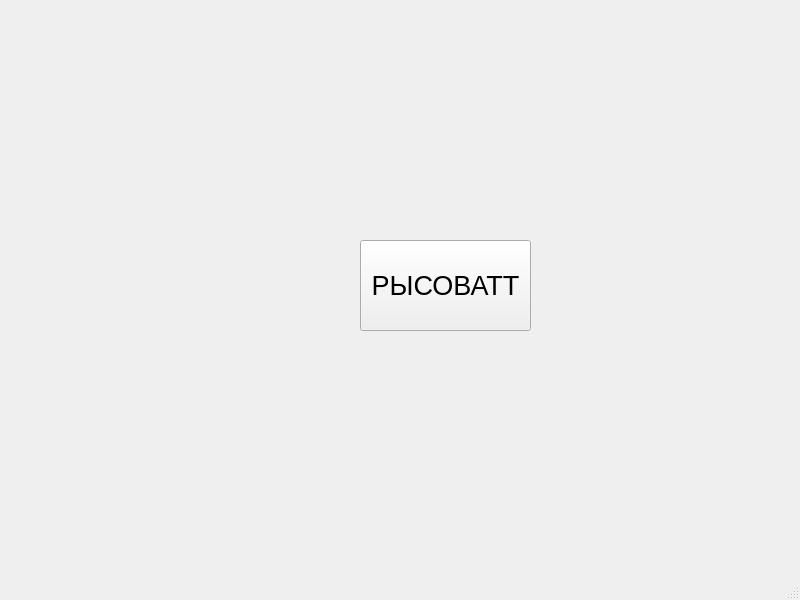
<?xml version="1.0" encoding="UTF-8"?>
<ui version="4.0">
 <class>MainWindow</class>
 <widget class="QMainWindow" name="MainWindow">
  <property name="geometry">
   <rect>
    <x>0</x>
    <y>0</y>
    <width>800</width>
    <height>600</height>
   </rect>
  </property>
  <property name="windowTitle">
   <string>MainWindow</string>
  </property>
  <widget class="QWidget" name="centralwidget">
   <widget class="QPushButton" name="pushButton">
    <property name="geometry">
     <rect>
      <x>360</x>
      <y>240</y>
      <width>171</width>
      <height>91</height>
     </rect>
    </property>
    <property name="font">
     <font>
      <pointsize>20</pointsize>
     </font>
    </property>
    <property name="text">
     <string>РЫСОВАТТ</string>
    </property>
   </widget>
  </widget>
  <widget class="QMenuBar" name="menubar">
   <property name="geometry">
    <rect>
     <x>0</x>
     <y>0</y>
     <width>800</width>
     <height>21</height>
    </rect>
   </property>
  </widget>
  <widget class="QStatusBar" name="statusbar"/>
 </widget>
 <resources/>
 <connections/>
</ui>
